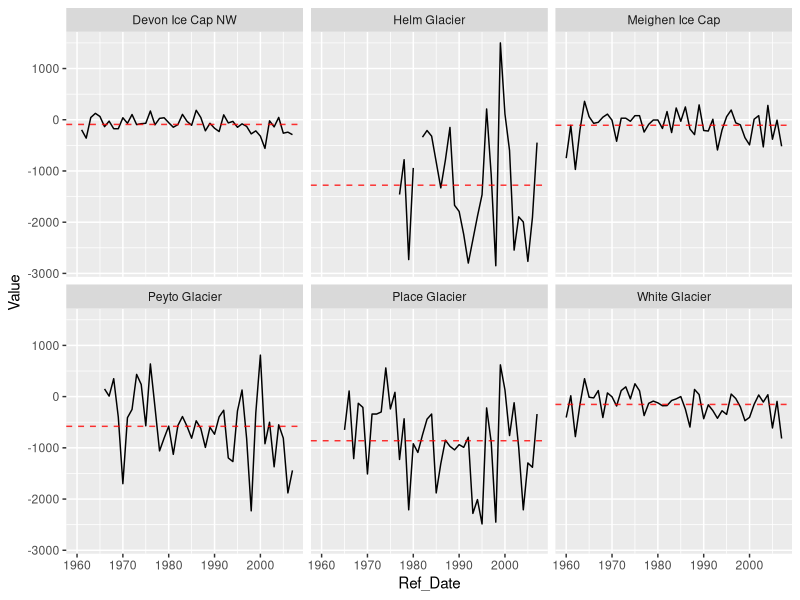

Recreate this plot in R.
## ---- chunk 1
library(dplyr)
library(tidyr)
library(xtable)
library(ggplot2)
options(scipen = 0, digits = 3)
knitr::opts_chunk$set(echo = FALSE, message = FALSE, warning = FALSE)
## ---- chunk 2
glacier <- read.csv("glacier.csv", na.strings = "..", comment.char = "#")
## ---- chunk 3
levels(glacier$GEO)
## ---- chunk 4
glacier <- read.csv("glacier.csv", na.strings = "..", comment.char = "#")
glacier <- glacier %>%
  select(Ref_Date, GEO, MEASURE, Value) %>% 
  filter(MEASURE == "Annual mass balance") %>% 
  separate(GEO, c("Name", "Location"), sep = " - ")

g1 <- glacier %>%
  group_by(Name) %>% 
  summarise(YearsObserved = n(), 
            MeanChange = mean(Value, na.rm = T), 
            WorstChange = min(Value, na.rm = T),
            WorstYear = Ref_Date[which.min(Value)])

g2 <- glacier %>% 
  group_by(Name) %>% 
  do({
    tt <- t.test(.$Value, alternative = "less", mu = 0, conf.level = 0.99)
    data.frame(PValue = tt$p.value, 
               ConfidenceLimit = tt$conf.int[2])
    })

left_join(g1, g2, by = "Name") %>% 
  knitr::kable(caption = "Descriptive statistics and confidence intervals", 
               digits = c(0, 0, 2, 0, 0, 10, 2))
## ---- chunk 5
ggplot(glacier, aes(Ref_Date, Value)) + 
  geom_line() + 
  geom_hline(data = g1, aes(yintercept = MeanChange), 
             color = "red", linetype = "dashed", alpha = 0.8) + 
  facet_wrap(~Name, nrow = 2)
